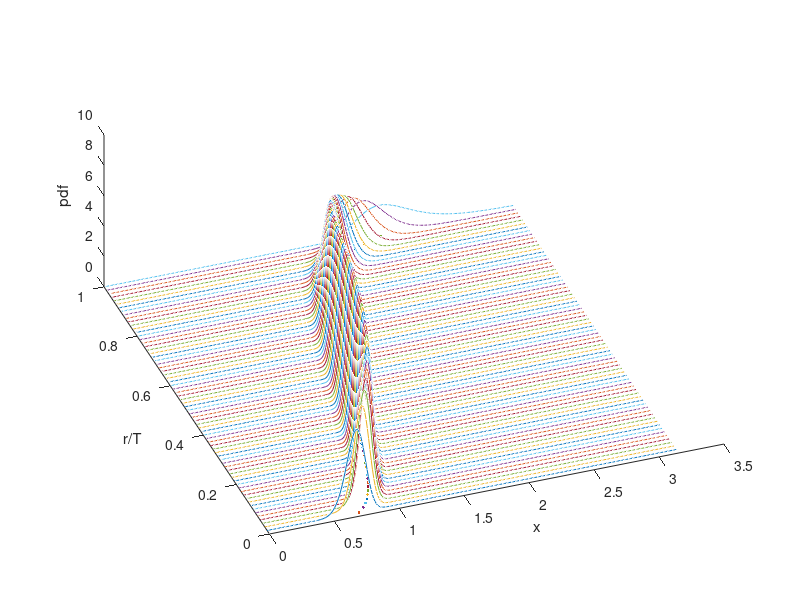

MATLAB code to generate this figure:
% this script shows that the pdf of the r-th order statistics is concentrated 
% around the quantile wiht confidence r/T
% see "Risk and Asset Allocation"-Springer (2005), by A. Meucci

close all; clc; clear;

%%%%%%%%%%%%%%%%%%%%%%%%%%%%%%%%%%%%%%%%%%%%%%%%%%%%%%%%%%%%%%%%%%%%%%%%%%%%%%%%%%%%%%%%%%%%%%%%%%%%%%%%%%%%%%%%%%%%%%%%%%%%%%%%%
% input  
mu=0.2;
s=0.25;
T=70;

%%%%%%%%%%%%%%%%%%%%%%%%%%%%%%%%%%%%%%%%%%%%%%%%%%%%%%%%%%%%%%%%%%%%%%%%%%%%%%%%%%%%%%%%%%%%%%%%%%%%%%%%%%%%%%%%%%%%%%%%%%%%%%%%%%
% pdf of r-th order statistic concentrated around the r/T quantile

rs=[1: T];
x=[0 : .01 : 2.5*exp(mu+s*s/2)];
F=logncdf(x,mu,s);
f=lognpdf(x,mu,s);
for n=1:length(rs)
    r=rs(n);
    
    pdf_rT = gamma(T+1)/(gamma(r)*gamma(T-r+1))*(F.^(r-1)).*((1-F).^(T-r)).*f;
    q=logninv(r/T,mu,s);

    hold on
    plot3(x,r/T+0*x,pdf_rT);
    hold on
    plot3(q,r/T,0,'.')
end
view([-20,60])
xlabel('x')
ylabel('r/T')
zlabel('pdf')
